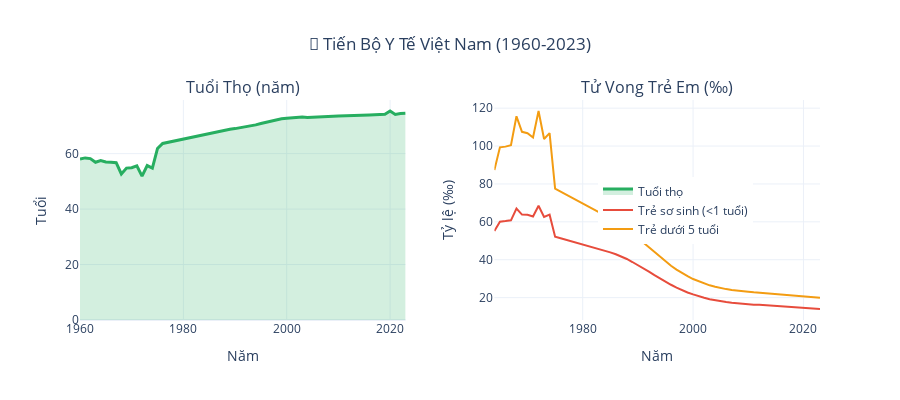

Notebook code for this chart:
### Markdown cell above
## 💊 Phần 4: Cải Thiện Sức Khỏe

### Code cell
# Health indicators over time
health = datasets['health'].copy()

# Convert to numeric
for col in ['LifeExpectancy', 'InfantMortalityRate', 'Under5MortalityRate']:
    health[col] = pd.to_numeric(health[col], errors='coerce')

# Create subplots
fig = make_subplots(
    rows=1, cols=2,
    subplot_titles=('Tuổi Thọ (năm)', 'Tử Vong Trẻ Em (‰)'),
    horizontal_spacing=0.12
)

# Life Expectancy
life_data = health.dropna(subset=['LifeExpectancy'])
fig.add_trace(
    go.Scatter(
        x=life_data['Year'],
        y=life_data['LifeExpectancy'],
        mode='lines',
        name='Tuổi thọ',
        line=dict(color='#27ae60', width=3),
        fill='tozeroy',
        fillcolor='rgba(39, 174, 96, 0.2)'
    ),
    row=1, col=1
)

# Mortality rates
infant_data = health.dropna(subset=['InfantMortalityRate'])
under5_data = health.dropna(subset=['Under5MortalityRate'])

fig.add_trace(
    go.Scatter(
        x=infant_data['Year'],
        y=infant_data['InfantMortalityRate'],
        mode='lines',
        name='Trẻ sơ sinh (<1 tuổi)',
        line=dict(color='#e74c3c', width=2)
    ),
    row=1, col=2
)

fig.add_trace(
    go.Scatter(
        x=under5_data['Year'],
        y=under5_data['Under5MortalityRate'],
        mode='lines',
        name='Trẻ dưới 5 tuổi',
        line=dict(color='#f39c12', width=2)
    ),
    row=1, col=2
)

fig.update_xaxes(title_text="Năm", row=1, col=1)
fig.update_xaxes(title_text="Năm", row=1, col=2)
fig.update_yaxes(title_text="Tuổi", row=1, col=1)
fig.update_yaxes(title_text="Tỷ lệ (‰)", row=1, col=2)

fig.update_layout(
    title={
        'text': '💊 Tiến Bộ Y Tế Việt Nam (1960-2023)',
        'x': 0.5,
        'xanchor': 'center'
    },
    height=400,
    template='plotly_white',
    showlegend=True,
    legend=dict(x=0.7, y=0.5)
)

fig.show()

print("\n📊 Cải thiện sức khỏe:\n")
print("Tuổi thọ:")
print(f"  1960: {life_data.iloc[0]['LifeExpectancy']:.1f} năm")
print(f"  2023: {life_data.iloc[-1]['LifeExpectancy']:.1f} năm")
print(f"  Tăng: {life_data.iloc[-1]['LifeExpectancy'] - life_data.iloc[0]['LifeExpectancy']:.1f} năm")

print("\nTử vong trẻ sơ sinh:")
print(f"  1964: {infant_data.iloc[0]['InfantMortalityRate']:.1f}‰")
print(f"  2023: {infant_data.iloc[-1]['InfantMortalityRate']:.1f}‰")
print(f"  Giảm: {(1 - infant_data.iloc[-1]['InfantMortalityRate']/infant_data.iloc[0]['InfantMortalityRate'])*100:.1f}%")

### Figure 1 — Plotly figure (JSON) as saved in the notebook; plotly's stock layout.template omitted (floating-point values rounded to 4 significant figures)
{"data": [{"fill": "tozeroy", "fillcolor": "rgba(39, 174, 96, 0.2)", "line": {"color": "#27ae60", "width": 3}, "mode": "lines", "name": "Tuổi thọ", "type": "scatter", "x": [1960, 1961, 1962, 1963, 1964, 1965, 1966, 1967, 1968, 1969, 1970, 1971, 1972, 1973, 1974, 1975, 1976, 1977, 1978, 1979, 1980, 1981, 1982, 1983, 1984, 1985, 1986, 1987, 1988, 1989, 1990, 1991, 1992, 1993, 1994, 1995, 1996, 1997, 1998, 1999, 2000, 2001, 2002, 2003, 2004, 2005, 2006, 2007, 2008, 2009, 2010, 2011, 2012, 2013, 2014, 2015, 2016, 2017, 2018, 2019, 2020, 2021, 2022, 2023], "xaxis": "x", "y": [58.05, 58.46, 58.2, 56.9, 57.47, 56.97, 56.91, 56.75, 52.67, 54.79, 54.93, 55.59, 51.91, 55.68, 54.75, 61.87, 63.67, 64.07, 64.53, 64.99, 65.34, 65.78, 66.21, 66.55, 66.93, 67.19, 67.55, 68.01, 68.59, 68.81, 69.03, 69.3, 69.62, 69.96, 70.38, 70.87, 71.3, 71.67, 72.28, 72.58, 72.75, 72.98, 73.14, 73.24, 73.06, 73.2, 73.29, 73.39, 73.46, 73.53, 73.61, 73.71, 73.76, 73.82, 73.89, 73.96, 73.98, 74.03, 74.1, 74.21, 75.38, 74.15, 74.5, 74.59], "yaxis": "y"}, {"line": {"color": "#e74c3c", "width": 2}, "mode": "lines", "name": "Trẻ sơ sinh (<1 tuổi)", "type": "scatter", "x": [1964, 1965, 1966, 1967, 1968, 1969, 1970, 1971, 1972, 1973, 1974, 1975, 1976, 1977, 1978, 1979, 1980, 1981, 1982, 1983, 1984, 1985, 1986, 1987, 1988, 1989, 1990, 1991, 1992, 1993, 1994, 1995, 1996, 1997, 1998, 1999, 2000, 2001, 2002, 2003, 2004, 2005, 2006, 2007, 2008, 2009, 2010, 2011, 2012, 2013, 2014, 2015, 2016, 2017, 2018, 2019, 2020, 2021, 2022, 2023], "xaxis": "x2", "y": [55.2, 60.1, 60.4, 60.8, 67.0, 63.8, 63.7, 62.8, 68.5, 62.6, 63.8, 52.1, 51.3, 50.5, 49.6, 48.7, 47.9, 47.0, 46.2, 45.5, 44.7, 43.9, 42.9, 41.7, 40.4, 38.8, 37.2, 35.5, 33.7, 31.9, 30.1, 28.4, 26.8, 25.3, 23.9, 22.7, 21.7, 20.7, 19.9, 19.2, 18.6, 18.1, 17.7, 17.3, 17.0, 16.8, 16.5, 16.3, 16.2, 16.0, 15.8, 15.6, 15.4, 15.2, 15.0, 14.9, 14.7, 14.5, 14.3, 14.0], "yaxis": "y2"}, {"line": {"color": "#f39c12", "width": 2}, "mode": "lines", "name": "Trẻ dưới 5 tuổi", "type": "scatter", "x": [1964, 1965, 1966, 1967, 1968, 1969, 1970, 1971, 1972, 1973, 1974, 1975, 1976, 1977, 1978, 1979, 1980, 1981, 1982, 1983, 1984, 1985, 1986, 1987, 1988, 1989, 1990, 1991, 1992, 1993, 1994, 1995, 1996, 1997, 1998, 1999, 2000, 2001, 2002, 2003, 2004, 2005, 2006, 2007, 2008, 2009, 2010, 2011, 2012, 2013, 2014, 2015, 2016, 2017, 2018, 2019, 2020, 2021, 2022, 2023], "xaxis": "x2", "y": [87.3, 99.3, 99.7, 100.4, 115.7, 107.5, 106.8, 104.5, 118.5, 103.7, 106.8, 77.5, 76.0, 74.4, 72.7, 71.0, 69.4, 67.9, 66.4, 65.0, 63.6, 62.1, 60.4, 58.5, 56.4, 54.0, 51.5, 49.0, 46.4, 43.9, 41.4, 39.0, 36.8, 34.8, 32.9, 31.3, 29.8, 28.6, 27.4, 26.5, 25.7, 25.0, 24.5, 24.0, 23.6, 23.3, 23.1, 22.8, 22.6, 22.4, 22.2, 22.0, 21.8, 21.5, 21.4, 21.2, 21.0, 20.7, 20.4, 20.0], "yaxis": "y2"}], "layout": {"annotations": [{"font": {"size": 16}, "showarrow": false, "text": "Tuổi Thọ (năm)", "x": 0.22, "xanchor": "center", "xref": "paper", "y": 1, "yanchor": "bottom", "yref": "paper"}, {"font": {"size": 16}, "showarrow": false, "text": "Tử Vong Trẻ Em (‰)", "x": 0.78, "xanchor": "center", "xref": "paper", "y": 1, "yanchor": "bottom", "yref": "paper"}], "height": 400, "legend": {"x": 0.7, "y": 0.5}, "showlegend": true, "title": {"text": "💊 Tiến Bộ Y Tế Việt Nam (1960-2023)", "x": 0.5, "xanchor": "center"}, "xaxis": {"anchor": "y", "domain": [0, 0.44], "title": {"text": "Năm"}}, "xaxis2": {"anchor": "y2", "domain": [0.56, 1], "title": {"text": "Năm"}}, "yaxis": {"anchor": "x", "domain": [0, 1], "title": {"text": "Tuổi"}}, "yaxis2": {"anchor": "x2", "domain": [0, 1], "title": {"text": "Tỷ lệ (‰)"}}}}
